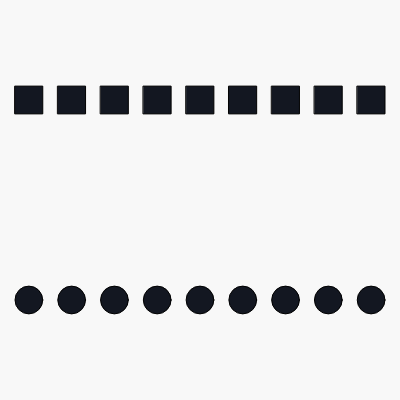
Frame 1 (no input)
Frame 60 (no input): identical to frame 1, image omitted
Frame 120 (the mouse pressed at the canvas centre since frame 60): identical to frame 1, image omitted

The p5.js sketch that drew this single still picture (run headless with seeded random() and noise() and a simulated clock; from frame 60 on, the mouse is pressed at the canvas centre):

// p5.js sketch
// ── sketch.js
const shapes = {
  count: 9,
  radius: null,
  spacing: 15
}

function setup() {
  createCanvas(400, 400);
  rectMode(CENTER);


  let circleSpace = width / shapes.count;
  shapes.radius = circleSpace - shapes.spacing - (shapes.spacing / shapes.count);
}

function draw() {
  background('#f8f8f8');

  fill('#131721')
  for (let i = 0; i < shapes.count; i += 1) {
    rect((shapes.radius / 2) + shapes.spacing + i * (shapes.radius + shapes.spacing), 100, shapes.radius, shapes.radius);

    ellipse((shapes.radius / 2) + shapes.spacing + i * (shapes.radius + shapes.spacing), 300, shapes.radius);
  }
}
